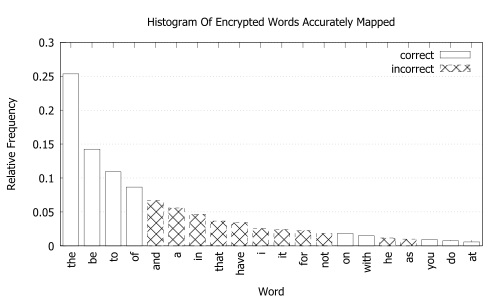

gnuplot code for this plot:
GOOD_ROW(x,y) = (x eq "G") ? y:1/0
BAD_ROW(x,y) = (x eq "B") ? y:1/0

set title "Histogram Of Encrypted Words Accurately Mapped"
set xlabel "Word"
set ylabel "Relative Frequency"
set boxwidth 0.75
set grid y
set xtics rotate
set ytics nomirror
set style fill pattern

plot "figure_3.dat" u ($0):(GOOD_ROW(stringcolumn(3),$2/1200)):xtic(4) t "correct" w boxes, "" u ($0):(BAD_ROW(stringcolumn(3),$2/1200)):xtic(4) t "incorrect" w boxes
#plot "figure_3.dat" u 2:xtic(4) t "correct" w boxes, "" u 2:xtic(4) t "incorrect" w boxes

call "eps_export.plt" "figure_3.eps"
call "pdf_export.plt" "figure_3.pdf"
